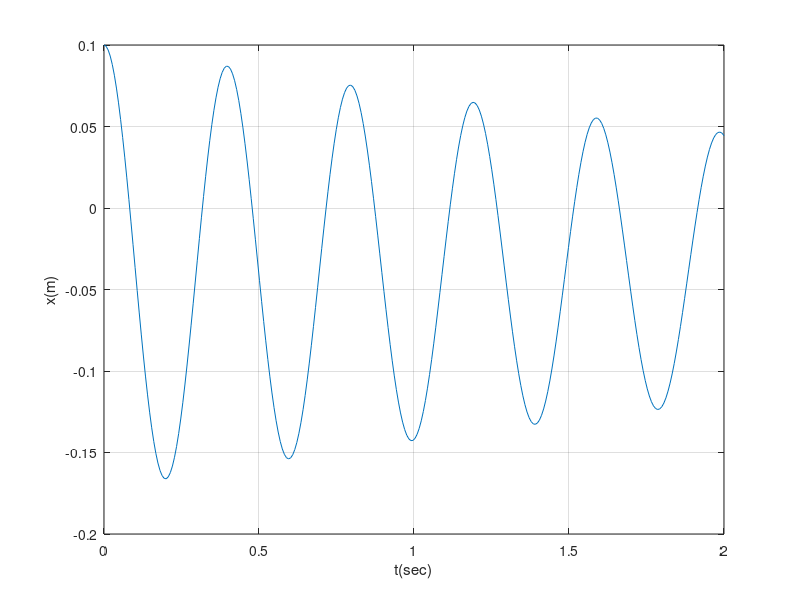
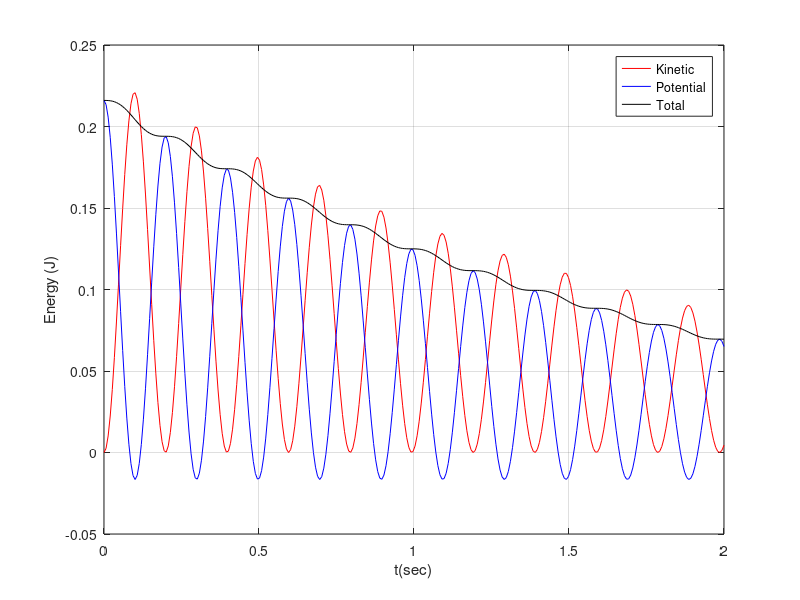

The MATLAB script that drew these images, in order:
% dampedHarmonicGravity.m
%   Damping harmonic oscillator 
%       in gravitational field
%       Use Verlet Method (Second Order Differential Eqn)
%
%           Author: Mojolagbe Jamiu


%% set parameters
g = 9.1;    % m/s^2
m = 0.1;    % kg
k = 25;     % N/m
gamma = 0.05;   % damping constant (N s/m)
x0 = 0.1;   % m     initial position
v0 = 0;     % m/s   initial velocity
Tf = 2;     % s
Nt = 300;

%% initialize
t = linspace(0, Tf, Nt);
x = zeros(1,Nt);
v = zeros(1,Nt);
deltat = t(2) - t(1);
x(1) = x0;
v(1) = v0;

%% time march
for it = 1:Nt-1
    F = -k*x(it) - gamma*v(it) - m*g;
    vhalf = v(it) + (F/m)*deltat/2;
    x(it+1) = x(it) + vhalf*deltat;
    F = -k*x(it+1) - gamma*vhalf  - m*g;
    v(it+1) = vhalf + (F/m)*deltat/2;
end

%% energy analysis
KE = 0.5*m*v.^2;
PE = 0.5*k*x.^2 + m*g*x;
Etot = KE + PE;

%% plot results
figure(1);
plot(t,x);
xlabel('t(sec)');
ylabel('x(m)');
grid on

figure(2);
plot(t, KE, 'r', t, PE, 'b', t, Etot, 'k');
xlabel('t(sec)');
ylabel('Energy (J)');
grid on 
legend('Kinetic', 'Potential', 'Total');